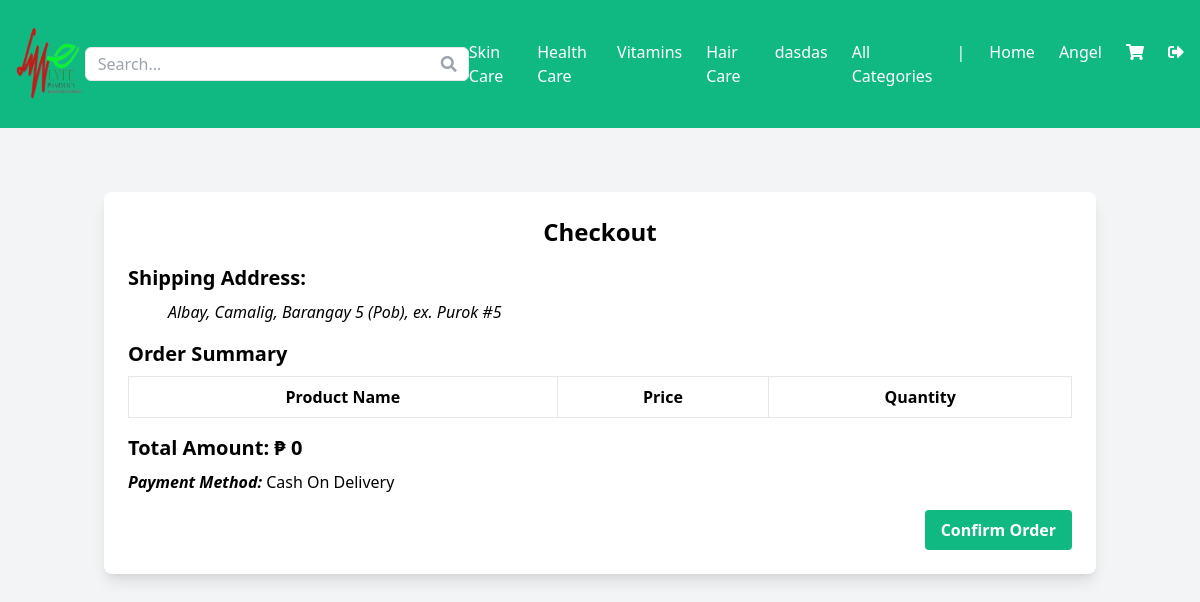
The app's page /checkout.php (signed in) with its own data.
### tables this page shows
CREATE TABLE `users` (
  `id` int(11) NOT NULL,
  `email` varchar(255) NOT NULL,
  `password` varchar(255) NOT NULL,
  `firstname` varchar(255) NOT NULL,
  `lastname` varchar(255) NOT NULL,
  `contact` varchar(255) NOT NULL,
  `gender` varchar(50) NOT NULL,
  `city` varchar(225) NOT NULL,
  `province` varchar(225) NOT NULL,
  `barangay` varchar(255) NOT NULL,
  `additional_address` text DEFAULT NULL,
  `status` varchar(50) NOT NULL DEFAULT 'active'
);

### checkout.php (the view, shortened to what this page needs)
<?php
$servername = "localhost";
$username = "root";
$password = "";
$dbname = "onlinepharmacy_db";
$conn = new mysqli($servername, $username, $password, $dbname);
if (isset($_POST['confirm_order'])) {
    $user_id = $_SESSION['user_id'];
    $payment_method = "Cash on Delivery";
    $product_names = $_POST['product_name'];
    $quantities = $_POST['quantity'];
    $total_amount = 0;
    $prescription_image = '';
    if (isset($_FILES['prescription_image']) && $_FILES['prescription_image']['error'] === 0) {
        $prescription_image = file_get_contents($_FILES['prescription_image']['tmp_name']);
    }
    $conn->begin_transaction();
    $stmt = $conn->prepare("INSERT INTO orders (user_id, payment_method, total_amount, prescription_image) VALUES (?, ?, ?, ?)");
    $stmt->bind_param("isds", $user_id, $payment_method, $total_amount, $prescription_image);
    if ($stmt->execute()) {
        $order_id = $conn->insert_id;
        for ($i = 0; $i < count($product_names); $i++) {
            $product_name = $product_names[$i];
            $quantity = $quantities[$i];
            $check_product = $conn->prepare("SELECT price, quantity as available_quantity, prescription_required FROM products WHERE product_name = ?");
            $check_product->bind_param("s", $product_name);
            $check_product->execute();
            $result = $check_product->get_result();
            if ($result->num_rows > 0) {
                $row = $result->fetch_assoc();
                $price = $row['price'];
                $available_quantity = $row['available_quantity'];
                $prescription_required = $row['prescription_required'];
                if ($quantity > $available_quantity) {
                    echo "Not enough quantity available for product: " . $product_name;
                    $conn->rollback();
                    exit;
                }
                $total_amount += $price * $quantity;
                $stmt = $conn->prepare("INSERT INTO order_items (order_id, product_name, quantity, price) VALUES (?, ?, ?, ?)");
                $stmt->bind_param("issd", $order_id, $product_name, $quantity, $price);
                if ($stmt->execute()) {
                    $new_quantity = $available_quantity - $quantity;
                    $update_product = $conn->prepare("UPDATE products SET quantity = ? WHERE product_name = ?");
                    $update_product->bind_param("is", $new_quantity, $product_name);
                    $update_product->execute();
                } else {
                    echo "Execute failed: (" . $stmt->errno . ") " . $stmt->error;
                    $conn->rollback();
                    exit;
                }
                if ($prescription_required == 1 && empty($prescription_image)) {
                    echo "Prescription is required for product: " . $product_name . ", please upload prescription image.";
                    $conn->rollback();
                    exit;
                }
            } else {
                echo "Product not found: " . $product_name;
                $conn->rollback();
                exit;
            }
            $check_product->close();
        }
        $stmt = $conn->prepare("UPDATE orders SET total_amount = ? WHERE id = ?");
        $stmt->bind_param("di", $total_amount, $order_id);
        $stmt->execute();
        $stmt = $conn->prepare("DELETE FROM cart WHERE user_id = ?");
        $stmt->bind_param("i", $user_id);
        $stmt->execute();
        $conn->commit();
        echo "<script>alert('Order confirmed! Total Amount: " . $total_amount . "');</script>";
        header("Location: dashboard.php");
        exit();
    } else {
        echo "Execute failed: (" . $stmt->errno . ") " . $stmt->error;
        $conn->rollback();
    }
    $stmt->close();
    $conn->close();
} else {
    $total_amount = 0;
    include 'inc/header.php';
    ?>
    <!DOCTYPE html>
    <html lang="en">
    <head>
        <link href="https://cdn.jsdelivr.net/npm/tailwindcss@2.2.19/dist/tailwind.min.css" rel="stylesheet">
    </head>
    <body class="bg-gray-100">
    <main class="p-4 mt-40">
        <div class="container mx-auto p-4">
            <div class="bg-white rounded-lg shadow-lg p-6">
                <h1 class="text-2xl text-center font-semibold mb-4">Checkout</h1>
                <div class="mb-4">
                    <p class="text-xl font-semibold mb-2">Shipping Address:</p>
                    <i class="m-10">
                        <?php echo htmlspecialchars($user['province']); ?>,
                        <?php echo htmlspecialchars($user['city']); ?>,
                        <?php echo htmlspecialchars($user['barangay']); ?>,
                        <?php echo htmlspecialchars($user['additional_address']); ?>
                    </i>
                </div>
                <h2 class="text-xl font-semibold mb-2">Order Summary</h2>
                <form action="checkout.php" method="post" enctype="multipart/form-data">
                    <table class="min-w-full mb-4">
                        <thead>
                            <tr>
                                <th class="border px-4 py-2">Product Name</th>
                                <th class="border px-4 py-2">Price</th>
                                <th class="border px-4 py-2">Quantity</th>
                            </tr>
                        </thead>
                    </table>
                    <div class="mt-4">
                        <h2 class="text-xl font-semibold mb-2">Total Amount: ₱ <?php echo $total_amount; ?></h2>
                        <p><strong><i>Payment Method: </i></strong>Cash On Delivery</p>
                    </div>
                    <div class="mt-4 text-right">
                        <button type="submit" name="confirm_order" class="bg-green-500 hover:bg-green-700 text-white font-bold py-2 px-4 rounded">Confirm Order</button>
                    </div>
                </form>
            </div>
        </div>
    </main>
    </body>
    </html>
    <?php
}
?>

### inc/header.php (shortened to what this page needs)
<?php
include 'database/dbconnection.php';
$user_name = "";
if (isset($_SESSION['user_id'])) {
    $user_id = $_SESSION['user_id'];
    $stmt = $conn->prepare("SELECT * FROM users WHERE id = :id");
    $stmt->bindParam(':id', $user_id);
    $stmt->execute();
    $user = $stmt->fetch(PDO::FETCH_ASSOC);
    $user_name = $user['firstname'];
} else {
    $user_name = "";
    $login_logout_text = "Login";
    $login_logout_url = "login.php";
}
$stmt = $conn->prepare("SELECT categoryName FROM category LIMIT 5");
$stmt->execute();
$categories = $stmt->fetchAll(PDO::FETCH_COLUMN);
?>
<!DOCTYPE html>
<html lang="en">
<head>
    <link href="https://cdn.jsdelivr.net/npm/tailwindcss@2.2.19/dist/tailwind.min.css" rel="stylesheet">
    <link href="https://cdnjs.cloudflare.com/ajax/libs/font-awesome/5.15.4/css/all.min.css" rel="stylesheet">
</head>
<body class="bg-gray-100">
<header class="bg-green-500 text-white p-4 flex justify-between items-center fixed top-0 left-0 w-full z-50">
    <div class="flex items-center">
        <a href="dashboard.php">
        <img src="system images/bgpp 1.png" alt="Logo" class="h-24 mr-10">
        </a>
        <form action="dashboard.php" method="GET" class="relative">
    <input type="text" name="query" placeholder="Search..." class="border text-black rounded-md px-3 py-1 w-96 placeholder-gray-400">
    <span class="absolute inset-y-0 right-0 flex items-center pr-3">
        <button type="submit" class="text-gray-400 hover:text-gray-600 focus:outline-none">
            <i class="fas fa-search"></i>
        </button>
    </span>
</form>
    </div>
    <nav>
        <ul class="flex space-x-6">
            <?php foreach ($categories as $category): ?>
                <li><a href="#" class="text-black-500 hover:text-black-700"><?php echo $category; ?> </a></li>
            <?php endforeach; ?>
            <li><a href="all_categories.php" class="text-black-500 hover:text-black-700">All Categories</a></li>
            <?php if (!empty($user_name)): ?>
                <div>|</div>
                <li><a href="dashboard.php" class="text-black-500 hover:text-black-700">Home</a></li>
                <li><a href="profile_manager.php" class="text-black-500 hover:text-black-700"><?php echo $user_name; ?></a></li>
                <li><a href="cart.php" class="text-black-500 hover:text-black-700"><i class="fas fa-shopping-cart"></i></a></li>
                <li><a href="logout.php" class="text-black-500 hover:text-black-700"><i class="fas fa-sign-out-alt"></i></a></li>
            <?php else: ?>
                <li><a href="dashboard.php" class="text-black-500 hover:text-black-700">Home</a></li>
                <li><a href="login.php" class="text-black-500 hover:text-black-700">Login</a></li>
                <li><a href="register.php" class="text-black-500 hover:text-black-700">Register</a></li>
            <?php endif; ?>
        </ul>
    </nav>
</header>
</body>
</html>

### records on screen
users: firstname "Angel", province "Albay", city "Camalig", barangay "Barangay 5 (Pob)", additional_address "ex. Purok #5"

### other values on screen
$category "Skin Care"
$category "Health Care"
$category "Vitamins"
$category "Hair Care"
$category "dasdas"
$total_amount "0"
